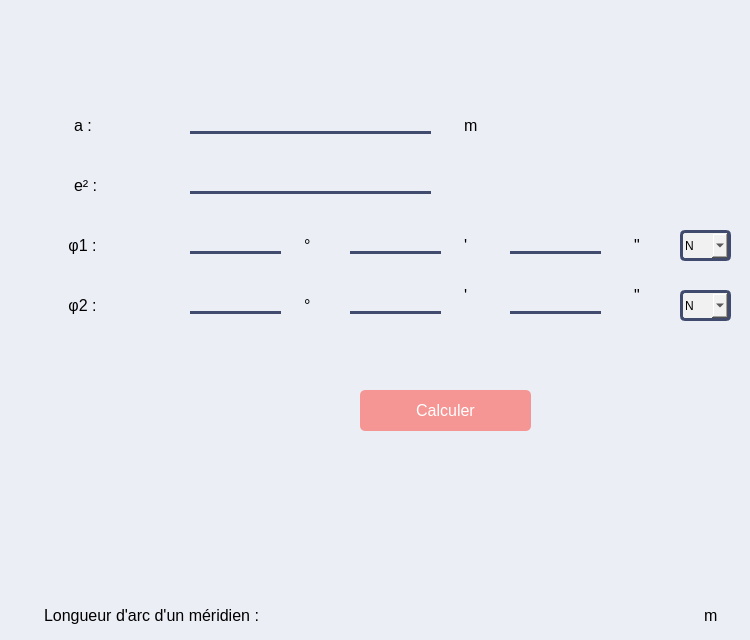
          <widget class="QWidget" name="ppage_10">
           <property name="styleSheet">
            <string notr="true">background-color:    #ebeef5   ;</string>
           </property>
           <widget class="QLabel" name="label_166">
            <property name="geometry">
             <rect>
              <x>60</x>
              <y>110</y>
              <width>71</width>
              <height>31</height>
             </rect>
            </property>
            <property name="styleSheet">
             <string notr="true">font: 700 italic 9pt &quot;Arial&quot;;
    color: #000000;
    padding: 5px 10px;
    border-radius: 5px;
    font-size: 16px;
    text-align: center;
  </string>
            </property>
            <property name="text">
             <string>a :</string>
            </property>
           </widget>
           <widget class="QLabel" name="label_167">
            <property name="geometry">
             <rect>
              <x>250</x>
              <y>180</y>
              <width>71</width>
              <height>31</height>
             </rect>
            </property>
            <property name="styleSheet">
             <string notr="true">font: 700 italic 9pt &quot;Arial&quot;;
    color: #000000;
    padding: 5px 10px;
    border-radius: 5px;
    font-size: 16px;
    text-align: center;
  </string>
            </property>
            <property name="text">
             <string/>
            </property>
           </widget>
           <widget class="QLabel" name="label_168">
            <property name="geometry">
             <rect>
              <x>50</x>
              <y>230</y>
              <width>71</width>
              <height>31</height>
             </rect>
            </property>
            <property name="styleSheet">
             <string notr="true">font: 700 italic 9pt &quot;Arial&quot;;
    color: #000000;
    padding: 5px 10px;
    border-radius: 5px;
    font-size: 16px;
    text-align: center;
  </string>
            </property>
            <property name="text">
             <string> φ1 :</string>
            </property>
           </widget>
           <widget class="QLabel" name="label_169">
            <property name="geometry">
             <rect>
              <x>50</x>
              <y>290</y>
              <width>71</width>
              <height>31</height>
             </rect>
            </property>
            <property name="styleSheet">
             <string notr="true">font: 700 italic 9pt &quot;Arial&quot;;
    color: #000000;
    padding: 5px 10px;
    border-radius: 5px;
    font-size: 16px;
    text-align: center;
  </string>
            </property>
            <property name="text">
             <string> φ2 :</string>
            </property>
           </widget>
           <widget class="QLabel" name="label_170">
            <property name="geometry">
             <rect>
              <x>60</x>
              <y>170</y>
              <width>71</width>
              <height>31</height>
             </rect>
            </property>
            <property name="styleSheet">
             <string notr="true">font: 700 italic 9pt &quot;Arial&quot;;
    color: #000000;
    padding: 5px 10px;
    border-radius: 5px;
    font-size: 16px;
    text-align: center;
  </string>
            </property>
            <property name="text">
             <string>e² :</string>
            </property>
           </widget>
           <widget class="QLineEdit" name="lineEdit_72">
            <property name="geometry">
             <rect>
              <x>190</x>
              <y>230</y>
              <width>91</width>
              <height>24</height>
             </rect>
            </property>
            <property name="styleSheet">
             <string notr="true">


    border: none;
    border-bottom: 3px  solid   #414b6d ;
    font-size: 14px; </string>
            </property>
           </widget>
           <widget class="QLineEdit" name="lineEdit_73">
            <property name="geometry">
             <rect>
              <x>190</x>
              <y>290</y>
              <width>91</width>
              <height>24</height>
             </rect>
            </property>
            <property name="styleSheet">
             <string notr="true">


    border: none;
    border-bottom: 3px  solid   #414b6d ;
    font-size: 14px; </string>
            </property>
           </widget>
           <widget class="QLineEdit" name="lineEdit_74">
            <property name="geometry">
             <rect>
              <x>350</x>
              <y>290</y>
              <width>91</width>
              <height>24</height>
             </rect>
            </property>
            <property name="styleSheet">
             <string notr="true">


    border: none;
    border-bottom: 3px  solid   #414b6d ;
    font-size: 14px; </string>
            </property>
           </widget>
           <widget class="QLineEdit" name="lineEdit_75">
            <property name="geometry">
             <rect>
              <x>350</x>
              <y>230</y>
              <width>91</width>
              <height>24</height>
             </rect>
            </property>
            <property name="styleSheet">
             <string notr="true">


    border: none;
    border-bottom: 3px  solid   #414b6d ;
    font-size: 14px; </string>
            </property>
           </widget>
           <widget class="QLineEdit" name="lineEdit_76">
            <property name="geometry">
             <rect>
              <x>510</x>
              <y>290</y>
              <width>91</width>
              <height>24</height>
             </rect>
            </property>
            <property name="styleSheet">
             <string notr="true">


    border: none;
    border-bottom: 3px  solid   #414b6d ;
    font-size: 14px; </string>
            </property>
           </widget>
           <widget class="QLineEdit" name="lineEdit_77">
            <property name="geometry">
             <rect>
              <x>510</x>
              <y>230</y>
              <width>91</width>
              <height>24</height>
             </rect>
            </property>
            <property name="styleSheet">
             <string notr="true">


    border: none;
    border-bottom: 3px  solid   #414b6d ;
    font-size: 14px; </string>
            </property>
           </widget>
           <widget class="QLineEdit" name="lineEdit_78">
            <property name="geometry">
             <rect>
              <x>190</x>
              <y>170</y>
              <width>241</width>
              <height>24</height>
             </rect>
            </property>
            <property name="styleSheet">
             <string notr="true">


    border: none;
    border-bottom: 3px  solid   #414b6d ;
    font-size: 14px; </string>
            </property>
           </widget>
           <widget class="QLineEdit" name="lineEdit_79">
            <property name="geometry">
             <rect>
              <x>190</x>
              <y>110</y>
              <width>241</width>
              <height>24</height>
             </rect>
            </property>
            <property name="styleSheet">
             <string notr="true">


    border: none;
    border-bottom: 3px  solid   #414b6d ;
    font-size: 14px; </string>
            </property>
           </widget>
           <widget class="QLabel" name="label_171">
            <property name="geometry">
             <rect>
              <x>290</x>
              <y>230</y>
              <width>31</width>
              <height>31</height>
             </rect>
            </property>
            <property name="styleSheet">
             <string notr="true">font: 700 italic 9pt &quot;Arial&quot;;
    color: #000000;
    padding: 5px 10px;
    border-radius: 5px;
    font-size: 16px;
    text-align: center;
  </string>
            </property>
            <property name="text">
             <string>°</string>
            </property>
           </widget>
           <widget class="QLabel" name="label_172">
            <property name="geometry">
             <rect>
              <x>290</x>
              <y>290</y>
              <width>31</width>
              <height>31</height>
             </rect>
            </property>
            <property name="styleSheet">
             <string notr="true">font: 700 italic 9pt &quot;Arial&quot;;
    color: #000000;
    padding: 5px 10px;
    border-radius: 5px;
    font-size: 16px;
    text-align: center;
  </string>
            </property>
            <property name="text">
             <string>°</string>
            </property>
           </widget>
           <widget class="QLabel" name="label_173">
            <property name="geometry">
             <rect>
              <x>450</x>
              <y>230</y>
              <width>31</width>
              <height>31</height>
             </rect>
            </property>
            <property name="styleSheet">
             <string notr="true">font: 700 italic 9pt &quot;Arial&quot;;
    color: #000000;
    padding: 5px 10px;
    border-radius: 5px;
    font-size: 16px;
    text-align: center;
  </string>
            </property>
            <property name="text">
             <string>'</string>
            </property>
           </widget>
           <widget class="QLabel" name="label_174">
            <property name="geometry">
             <rect>
              <x>450</x>
              <y>280</y>
              <width>31</width>
              <height>31</height>
             </rect>
            </property>
            <property name="styleSheet">
             <string notr="true">font: 700 italic 9pt &quot;Arial&quot;;
    color: #000000;
    padding: 5px 10px;
    border-radius: 5px;
    font-size: 16px;
    text-align: center;
  </string>
            </property>
            <property name="text">
             <string>'</string>
            </property>
           </widget>
           <widget class="QLabel" name="label_175">
            <property name="geometry">
             <rect>
              <x>620</x>
              <y>230</y>
              <width>31</width>
              <height>31</height>
             </rect>
            </property>
            <property name="styleSheet">
             <string notr="true">font: 700 italic 9pt &quot;Arial&quot;;
    color: #000000;
    padding: 5px 10px;
    border-radius: 5px;
    font-size: 16px;
    text-align: center;
  </string>
            </property>
            <property name="text">
             <string>&quot;</string>
            </property>
           </widget>
           <widget class="QLabel" name="label_176">
            <property name="geometry">
             <rect>
              <x>620</x>
              <y>280</y>
              <width>31</width>
              <height>31</height>
             </rect>
            </property>
            <property name="styleSheet">
             <string notr="true">font: 700 italic 9pt &quot;Arial&quot;;
    color: #000000;
    padding: 5px 10px;
    border-radius: 5px;
    font-size: 16px;
    text-align: center;
  </string>
            </property>
            <property name="text">
             <string>&quot;</string>
            </property>
           </widget>
           <widget class="QLabel" name="label_177">
            <property name="geometry">
             <rect>
              <x>450</x>
              <y>110</y>
              <width>61</width>
              <height>31</height>
             </rect>
            </property>
            <property name="styleSheet">
             <string notr="true">font: 700 italic 9pt &quot;Arial&quot;;
    color: #000000;
    padding: 5px 10px;
    border-radius: 5px;
    font-size: 16px;
    text-align: center;
  </string>
            </property>
            <property name="text">
             <string>m</string>
            </property>
           </widget>
           <widget class="QPushButton" name="calcul6">
            <property name="geometry">
             <rect>
              <x>360</x>
              <y>390</y>
              <width>171</width>
              <height>41</height>
             </rect>
            </property>
            <property name="styleSheet">
             <string notr="true">
    background-color:  #f59694   ;
    color: rgb(255, 255, 255)  ;
    border: none;
    border-radius: 5px;
    padding: 10px 20px;
    font-size: 16px;
    


</string>
            </property>
            <property name="text">
             <string>Calculer</string>
            </property>
           </widget>
           <widget class="QComboBox" name="comboBox_15">
            <property name="geometry">
             <rect>
              <x>680</x>
              <y>290</y>
              <width>51</width>
              <height>31</height>
             </rect>
            </property>
            <property name="styleSheet">
             <string notr="true">    width: 100%;

    font-size: 1 px;
    border: 3px solid   #414b6d   ; 
    border-radius: 5px;
    background-color: #f1f1f1; 
    color: #000000; 
    appearance: none; </string>
            </property>
            <item>
             <property name="text">
              <string>N</string>
             </property>
            </item>
            <item>
             <property name="text">
              <string>S</string>
             </property>
            </item>
           </widget>
           <widget class="QComboBox" name="comboBox_16">
            <property name="geometry">
             <rect>
              <x>680</x>
              <y>230</y>
              <width>51</width>
              <height>31</height>
             </rect>
            </property>
            <property name="styleSheet">
             <string notr="true">    width: 100%;

    font-size: 1 px;
    border: 3px solid   #414b6d   ; 
    border-radius: 5px;
    background-color: #f1f1f1; 
    color: #000000; 
    appearance: none; </string>
            </property>
            <item>
             <property name="text">
              <string>N</string>
             </property>
            </item>
            <item>
             <property name="text">
              <string>S</string>
             </property>
            </item>
           </widget>
           <widget class="QLabel" name="label_178">
            <property name="geometry">
             <rect>
              <x>340</x>
              <y>600</y>
              <width>321</width>
              <height>31</height>
             </rect>
            </property>
            <property name="styleSheet">
             <string notr="true">font: 700 italic 9pt &quot;Arial&quot;;
    color: #000000;
    padding: 5px 10px;
    border-radius: 5px;
    font-size: 16px;
    text-align: center;
  </string>
            </property>
            <property name="text">
             <string/>
            </property>
           </widget>
           <widget class="QLabel" name="label_179">
            <property name="geometry">
             <rect>
              <x>30</x>
              <y>600</y>
              <width>271</width>
              <height>31</height>
             </rect>
            </property>
            <property name="styleSheet">
             <string notr="true">font: 700 italic 9pt &quot;Arial&quot;;
    color: #000000;
    padding: 5px 10px;
    border-radius: 5px;
    font-size: 16px;
    text-align: center;
  </string>
            </property>
            <property name="text">
             <string>Longueur d'arc d'un méridien :</string>
            </property>
           </widget>
           <widget class="QLabel" name="label_180">
            <property name="geometry">
             <rect>
              <x>690</x>
              <y>600</y>
              <width>51</width>
              <height>31</height>
             </rect>
            </property>
            <property name="styleSheet">
             <string notr="true">font: 700 italic 9pt &quot;Arial&quot;;
    color: #000000;
    padding: 5px 10px;
    border-radius: 5px;
    font-size: 16px;
    text-align: center;
  </string>
            </property>
            <property name="text">
             <string>m</string>
            </property>
           </widget>
          </widget>
